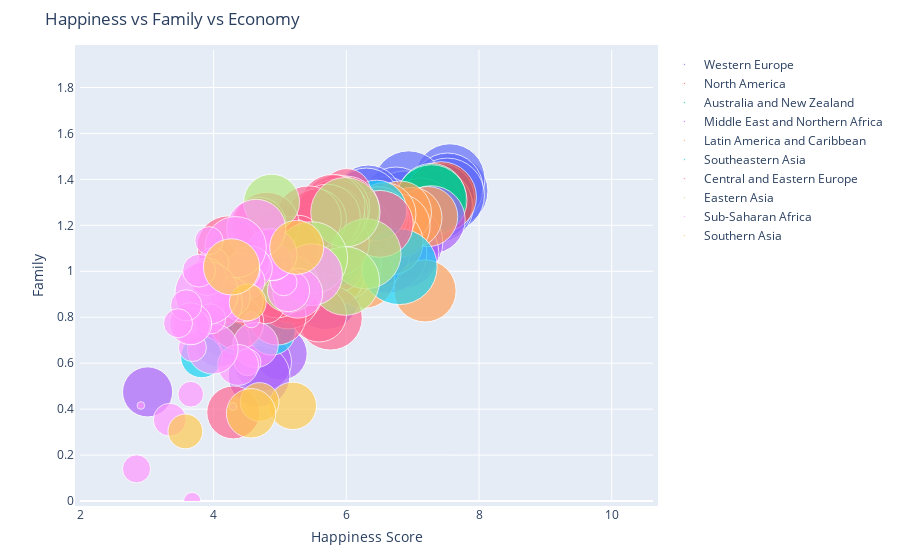

Notebook source saved alongside this figure:
### Code cell
import warnings
warnings.filterwarnings('ignore')

figure = bubbleplot(dataset = data, x_column = 'Happiness Score', y_column = 'Family', 
    bubble_column = 'Country', size_column = 'Economy (GDP per Capita)', color_column = 'Region', 
    x_title = "Happiness Score", y_title = "Family", title = 'Happiness vs Family vs Economy',
    x_logscale = False, scale_bubble = 1, height = 1750)

py.iplot(figure, config={'scrollzoom': True})

### Figure 1 — Plotly figure (JSON) as saved in the notebook; plotly's stock layout.template omitted (floating-point values rounded to 4 significant figures)
{"data": [{"marker": {"size": [1.397, 1.302, 1.325, 1.459, 1.29, 1.329, 1.332, 1.337, 1.564, 1.336, 1.308, 1.266, 1.328, 1.278, 1.23, 1.207, 1.251, 1.208, 1.208, 1.16, 1.154], "sizemode": "area", "sizeref": 0.0005283}, "mode": "markers", "name": "Western Europe", "text": ["Switzerland", "Iceland", "Denmark", "Norway", "Finland", "Netherlands", "Sweden", "Austria", "Luxembourg", "Ireland", "Belgium", "United Kingdom", "Germany", "France", "Spain", "Malta", "Italy", "North Cyprus", "Cyprus", "Portugal", "Greece"], "type": "scatter", "x": [7.587, 7.561, 7.527, 7.522, 7.406, 7.378, 7.364, 7.2, 6.946, 6.94, 6.937, 6.867, 6.75, 6.575, 6.329, 6.302, 5.948, 5.695, 5.689, 5.102, 4.857], "y": [1.35, 1.402, 1.361, 1.331, 1.318, 1.28, 1.289, 1.297, 1.22, 1.369, 1.286, 1.285, 1.299, 1.26, 1.314, 1.302, 1.198, 1.07, 0.8932, 1.139, 0.9293]}, {"marker": {"size": [1.326, 1.395], "sizemode": "area", "sizeref": 0.0005283}, "mode": "markers", "name": "North America", "text": ["Canada", "United States"], "type": "scatter", "x": [7.427, 7.119], "y": [1.323, 1.247]}, {"marker": {"size": [1.25, 1.334], "sizemode": "area", "sizeref": 0.0005283}, "mode": "markers", "name": "Australia and New Zealand", "text": ["New Zealand", "Australia"], "type": "scatter", "x": [7.286, 7.284], "y": [1.32, 1.309]}, {"marker": {"size": [1.229, 1.427, 1.36, 1.69, 1.395, 1.554, 1.324, 1.131, 0.9393, 1.061, 0.902, 0.7348, 1.026, 0.8811, 0.5987, 1.009, 0.9855, 0.8818, 0.5465, 0.6632], "sizemode": "area", "sizeref": 0.0005283}, "mode": "markers", "name": "Middle East and Northern Africa", "text": ["Israel", "United Arab Emirates", "Oman", "Qatar", "Saudi Arabia", "Kuwait", "Bahrain", "Libya", "Algeria", "Turkey", "Jordan", "Morocco", "Lebanon", "Tunisia", "Palestinian Territories", "Iran", "Iraq", "Egypt", "Yemen", "Syria"], "type": "scatter", "x": [7.278, 6.901, 6.853, 6.611, 6.411, 6.295, 5.96, 5.754, 5.605, 5.332, 5.192, 5.013, 4.839, 4.739, 4.715, 4.686, 4.677, 4.194, 4.077, 3.006], "y": [1.224, 1.126, 1.082, 1.079, 1.084, 1.166, 1.216, 1.119, 1.078, 0.9463, 1.054, 0.641, 0.8, 0.6043, 0.9256, 0.5445, 0.8189, 0.747, 0.6809, 0.4749]}, {"marker": {"size": [0.9558, 1.021, 0.9812, 1.044, 1.064, 1.107, 1.054, 1.062, 0.9186, 0.9953, 1.212, 0.7645, 0.7455, 0.864, 0.6813, 0.7599, 0.5933, 0.9002, 0.8104, 0.8954, 0.5953, 0.2667], "sizemode": "area", "sizeref": 0.0005283}, "mode": "markers", "name": "Latin America and Caribbean", "text": ["Costa Rica", "Mexico", "Brazil", "Venezuela", "Panama", "Chile", "Argentina", "Uruguay", "Colombia", "Suriname", "Trinidad and Tobago", "El Salvador", "Guatemala", "Ecuador", "Bolivia", "Paraguay", "Nicaragua", "Peru", "Jamaica", "Dominican Republic", "Honduras", "Haiti"], "type": "scatter", "x": [7.226, 7.187, 6.983, 6.81, 6.786, 6.67, 6.574, 6.485, 6.477, 6.269, 6.168, 6.13, 6.123, 5.975, 5.89, 5.878, 5.828, 5.824, 5.709, 4.885, 4.788, 4.518], "y": [1.238, 0.9145, 1.233, 1.256, 1.198, 1.124, 1.248, 1.209, 1.24, 0.972, 1.184, 1.025, 1.044, 0.999, 0.9784, 1.305, 1.142, 0.9746, 1.151, 1.172, 0.9535, 0.743]}, {"marker": {"size": [1.522, 0.9669, 1.125, 0.8283, 0.6322, 0.7053, 0.5907, 0.2711, 0.4604], "sizemode": "area", "sizeref": 0.0005283}, "mode": "markers", "name": "Southeastern Asia", "text": ["Singapore", "Thailand", "Malaysia", "Indonesia", "Vietnam", "Philippines", "Laos", "Myanmar", "Cambodia"], "type": "scatter", "x": [6.798, 6.455, 5.77, 5.399, 5.36, 5.073, 4.876, 4.307, 3.819], "y": [1.02, 1.265, 1.07, 1.087, 0.9123, 1.035, 0.738, 0.709, 0.6274]}, {"marker": {"size": [1.179, 0.6324, 1.169, 0.5945, 1.123, 1.185, 1.147, 1.032, 1.126, 1.083, 1.138, 0.8015, 0.9585, 1.152, 0.4743, 1.024, 0.9744, 1.043, 0.9205, 1.113, 0.9185, 0.8787, 0.8322, 1.121, 0.3905, 0.7991, 0.7682, 0.7419, 1.012], "sizemode": "area", "sizeref": 0.0005283}, "mode": "markers", "name": "Central and Eastern Europe", "text": ["Czech Republic", "Uzbekistan", "Slovakia", "Moldova", "Kazakhstan", "Slovenia", "Lithuania", "Belarus", "Poland", "Croatia", "Russia", "Kosovo", "Turkmenistan", "Estonia", "Kyrgyzstan", "Azerbaijan", "Montenegro", "Romania", "Serbia", "Latvia", "Macedonia", "Albania", "Bosnia and Herzegovina", "Hungary", "Tajikistan", "Ukraine", "Armenia", "Georgia", "Bulgaria"], "type": "scatter", "x": [6.505, 6.003, 5.995, 5.889, 5.855, 5.848, 5.833, 5.813, 5.791, 5.759, 5.716, 5.589, 5.548, 5.429, 5.286, 5.212, 5.192, 5.124, 5.123, 5.098, 5.007, 4.959, 4.949, 4.8, 4.786, 4.681, 4.35, 4.297, 4.218], "y": [1.206, 1.34, 1.27, 1.015, 1.122, 1.274, 1.257, 1.233, 1.279, 0.7962, 1.236, 0.812, 1.227, 1.228, 1.151, 0.9379, 0.9056, 0.8859, 1.01, 1.096, 1.002, 0.8043, 0.9192, 1.202, 0.8556, 1.203, 0.7771, 0.3856, 1.106]}, {"marker": {"size": [1.291, 1.271, 1.245, 1.386, 0.8901, 0.8282], "sizemode": "area", "sizeref": 0.0005283}, "mode": "markers", "name": "Eastern Asia", "text": ["Taiwan", "Japan", "South Korea", "Hong Kong", "China", "Mongolia"], "type": "scatter", "x": [6.298, 5.987, 5.984, 5.474, 5.14, 4.874], "y": [1.076, 1.257, 0.9577, 1.058, 0.9467, 1.301]}, {"marker": {"size": [1.008, 0.6543, 0.4704, 0.1885, 0.08308, 0.3755, 0.7121, 0.9205, 0.5456, 0.271, 0.0712, 0.5211, 0, 0.1907, 0.3302, 0.4541, 0.3647, 0.4402, 0.9936, 0.01604, 0.4225, 0.7578, 0.2607, 0.6787, 0.2391, 0.211, 0.365, 1.06, 0.0694, 0.2852, 0.2082, 0.0785, 0.3419, 0.1742, 0.4653, 0.2581, 0.2221, 0.2867, 0.0153, 0.2087], "sizemode": "area", "sizeref": 0.0005283}, "mode": "markers", "name": "Sub-Saharan Africa", "text": ["Mauritius", "Nigeria", "Zambia", "Somaliland region", "Mozambique", "Lesotho", "Swaziland", "South Africa", "Ghana", "Zimbabwe", "Liberia", "Sudan", "Congo (Kinshasa)", "Ethiopia", "Sierra Leone", "Mauritania", "Kenya", "Djibouti", "Botswana", "Malawi", "Cameroon", "Angola", "Mali", "Congo (Brazzaville)", "Comoros", "Uganda", "Senegal", "Gabon", "Niger", "Tanzania", "Madagascar", "Central African Republic", "Chad", "Guinea", "Ivory Coast", "Burkina Faso", "Rwanda", "Benin", "Burundi", "Togo"], "type": "scatter", "x": [5.477, 5.268, 5.129, 5.057, 4.971, 4.898, 4.867, 4.642, 4.633, 4.61, 4.571, 4.55, 4.517, 4.512, 4.507, 4.436, 4.419, 4.369, 4.332, 4.292, 4.252, 4.033, 3.995, 3.989, 3.956, 3.931, 3.904, 3.896, 3.845, 3.781, 3.681, 3.678, 3.667, 3.656, 3.655, 3.587, 3.465, 3.34, 2.905, 2.839], "y": [0.9852, 0.9043, 0.9161, 0.9515, 1.026, 1.041, 1.073, 1.185, 0.6795, 1.033, 0.7897, 1.014, 1.001, 0.6041, 0.9557, 0.8691, 0.9988, 0.5921, 1.105, 0.4113, 0.8877, 0.8604, 1.035, 0.6629, 0.7927, 1.133, 0.9762, 0.9053, 0.7726, 1.003, 0.668, 0, 0.7606, 0.4647, 0.7712, 0.8519, 0.7737, 0.3539, 0.4159, 0.1399]}, {"marker": {"size": [0.7704, 0.5954, 0.3975, 0.645, 0.36, 0.8352, 0.3198], "sizemode": "area", "sizeref": 0.0005283}, "mode": "markers", "name": "Southern Asia", "text": ["Bhutan", "Pakistan", "Bangladesh", "India", "Nepal", "Sri Lanka", "Afghanistan"], "type": "scatter", "x": [5.253, 5.194, 4.694, 4.565, 4.514, 4.271, 3.575], "y": [1.104, 0.4141, 0.4311, 0.3817, 0.8645, 1.019, 0.3029]}], "layout": {"autosize": true, "hovermode": "closest", "margin": {"b": 50, "pad": 5, "t": 50}, "showlegend": true, "title": {"text": "Happiness vs Family vs Economy"}, "xaxis": {"autorange": false, "range": [1.987, 10.62], "title": {"text": "Happiness Score"}, "type": "linear"}, "yaxis": {"autorange": false, "range": [0, 1.963], "title": {"text": "Family"}, "type": "linear"}}}
